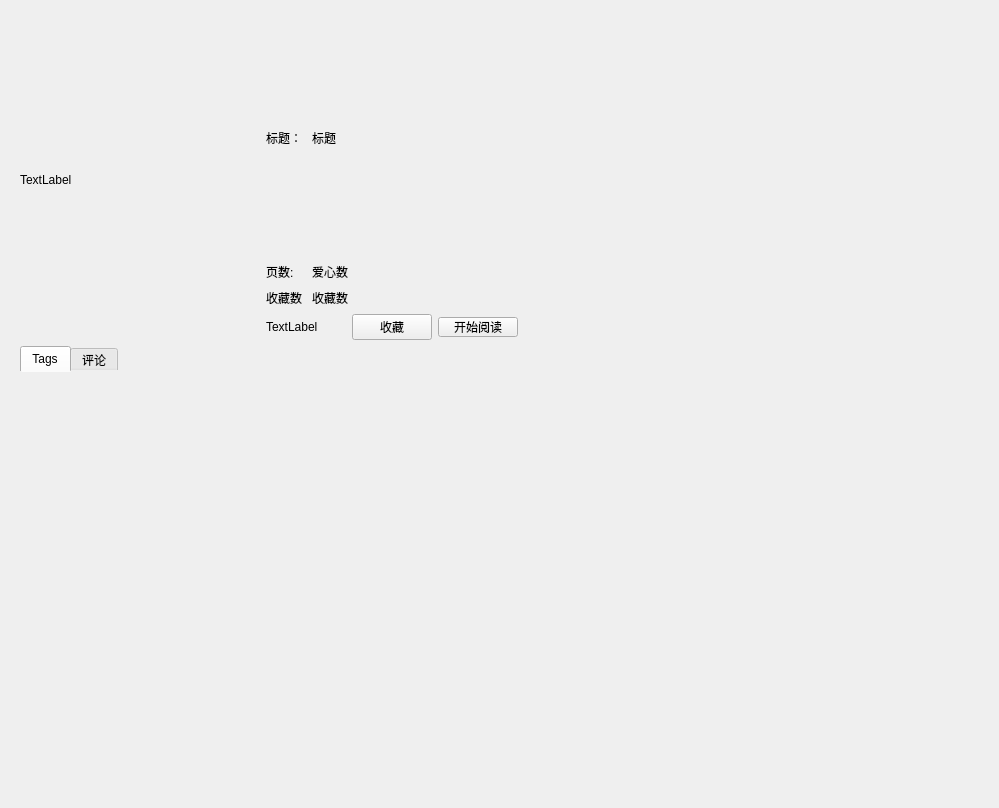
<?xml version="1.0" encoding="UTF-8"?>
<ui version="4.0">
 <class>BookInfo</class>
 <widget class="QWidget" name="BookInfo">
  <property name="geometry">
   <rect>
    <x>0</x>
    <y>0</y>
    <width>999</width>
    <height>808</height>
   </rect>
  </property>
  <property name="windowTitle">
   <string>Form</string>
  </property>
  <layout class="QGridLayout" name="gridLayout_2">
   <item row="0" column="0">
    <widget class="QStackedWidget" name="stackedWidget">
     <widget class="QWidget" name="page">
      <layout class="QGridLayout" name="gridLayout_4">
       <item row="0" column="0">
        <layout class="QGridLayout" name="gridLayout">
         <item row="0" column="0">
          <layout class="QVBoxLayout" name="verticalLayout">
           <item>
            <layout class="QGridLayout" name="gridLayout_3">
             <item row="0" column="0">
              <layout class="QHBoxLayout" name="horizontalLayout">
               <item>
                <widget class="QLabel" name="picture">
                 <property name="minimumSize">
                  <size>
                   <width>240</width>
                   <height>320</height>
                  </size>
                 </property>
                 <property name="text">
                  <string>TextLabel</string>
                 </property>
                </widget>
               </item>
               <item>
                <layout class="QVBoxLayout" name="verticalLayout_2">
                 <item>
                  <layout class="QHBoxLayout" name="horizontalLayout_3">
                   <item>
                    <widget class="QLabel" name="label">
                     <property name="maximumSize">
                      <size>
                       <width>40</width>
                       <height>16777215</height>
                      </size>
                     </property>
                     <property name="text">
                      <string>标题：</string>
                     </property>
                    </widget>
                   </item>
                   <item>
                    <widget class="QLabel" name="title">
                     <property name="text">
                      <string>标题</string>
                     </property>
                    </widget>
                   </item>
                  </layout>
                 </item>
                 <item>
                  <layout class="QHBoxLayout" name="horizontalLayout_8">
                   <item>
                    <widget class="QLabel" name="label_6">
                     <property name="maximumSize">
                      <size>
                       <width>40</width>
                       <height>20</height>
                      </size>
                     </property>
                     <property name="text">
                      <string>页数:</string>
                     </property>
                    </widget>
                   </item>
                   <item>
                    <widget class="QLabel" name="likes">
                     <property name="maximumSize">
                      <size>
                       <width>16777215</width>
                       <height>20</height>
                      </size>
                     </property>
                     <property name="text">
                      <string>爱心数</string>
                     </property>
                    </widget>
                   </item>
                  </layout>
                 </item>
                 <item>
                  <layout class="QHBoxLayout" name="horizontalLayout_9">
                   <item>
                    <widget class="QLabel" name="label_7">
                     <property name="maximumSize">
                      <size>
                       <width>40</width>
                       <height>20</height>
                      </size>
                     </property>
                     <property name="text">
                      <string>收藏数</string>
                     </property>
                    </widget>
                   </item>
                   <item>
                    <widget class="QLabel" name="views">
                     <property name="maximumSize">
                      <size>
                       <width>16777215</width>
                       <height>20</height>
                      </size>
                     </property>
                     <property name="text">
                      <string>收藏数</string>
                     </property>
                    </widget>
                   </item>
                  </layout>
                 </item>
                 <item>
                  <layout class="QHBoxLayout" name="horizontalLayout_2">
                   <item>
                    <widget class="QLabel" name="updateTick">
                     <property name="enabled">
                      <bool>true</bool>
                     </property>
                     <property name="minimumSize">
                      <size>
                       <width>80</width>
                       <height>0</height>
                      </size>
                     </property>
                     <property name="maximumSize">
                      <size>
                       <width>80</width>
                       <height>20</height>
                      </size>
                     </property>
                     <property name="text">
                      <string>TextLabel</string>
                     </property>
                    </widget>
                   </item>
                   <item>
                    <widget class="QPushButton" name="pushButton">
                     <property name="text">
                      <string>收藏</string>
                     </property>
                    </widget>
                   </item>
                   <item>
                    <widget class="QPushButton" name="startRead">
                     <property name="maximumSize">
                      <size>
                       <width>16777215</width>
                       <height>20</height>
                      </size>
                     </property>
                     <property name="text">
                      <string>开始阅读</string>
                     </property>
                    </widget>
                   </item>
                   <item>
                    <spacer name="horizontalSpacer">
                     <property name="orientation">
                      <enum>Qt::Horizontal</enum>
                     </property>
                     <property name="sizeHint" stdset="0">
                      <size>
                       <width>40</width>
                       <height>20</height>
                      </size>
                     </property>
                    </spacer>
                   </item>
                  </layout>
                 </item>
                </layout>
               </item>
              </layout>
             </item>
            </layout>
           </item>
           <item>
            <widget class="QTabWidget" name="tabWidget">
             <property name="styleSheet">
              <string notr="true">QTabWidget:pane {border-top:0px solid #e8f3f9;background:  transparent; }</string>
             </property>
             <property name="currentIndex">
              <number>0</number>
             </property>
             <widget class="QWidget" name="epsWidget">
              <attribute name="title">
               <string>Tags</string>
              </attribute>
              <layout class="QGridLayout" name="epsLayout">
               <item row="0" column="0">
                <widget class="QListWidget" name="epsListWidget">
                 <property name="styleSheet">
                  <string notr="true">QListWidget {background-color:transparent;}
QListWidget::item {
    background-color:rgb(251, 239, 243);
    color: rgb(196, 95, 125);
	border:2px solid red;
    border-radius: 10px;
	border-color:rgb(196, 95, 125);
}
/* 鼠标在按钮上时，按钮颜色 */
 QListWidget::item:hover 
{
    background-color:rgb(21, 85, 154);
    border-radius: 10px;
    color: rgb(0, 0, 0);
}</string>
                 </property>
                </widget>
               </item>
              </layout>
             </widget>
             <widget class="QWidget" name="commentWidget">
              <attribute name="title">
               <string>评论</string>
              </attribute>
              <layout class="QGridLayout" name="commentLayout">
               <item row="0" column="0">
                <widget class="QtBookList" name="listWidget">
                 <property name="styleSheet">
                  <string notr="true">QListWidget {background-color:transparent;}
QListWidget::item { border-bottom: 1px solid black; }</string>
                 </property>
                </widget>
               </item>
               <item row="1" column="0">
                <layout class="QHBoxLayout" name="horizontalLayout_4">
                 <item>
                  <widget class="QLineEdit" name="commentLine">
                   <property name="styleSheet">
                    <string notr="true">background-color:transparent;</string>
                   </property>
                  </widget>
                 </item>
                 <item>
                  <widget class="QPushButton" name="commentButton">
                   <property name="text">
                    <string>发送评论</string>
                   </property>
                  </widget>
                 </item>
                </layout>
               </item>
              </layout>
             </widget>
            </widget>
           </item>
          </layout>
         </item>
        </layout>
       </item>
      </layout>
     </widget>
    </widget>
   </item>
  </layout>
 </widget>
 <customwidgets>
  <customwidget>
   <class>QtBookList</class>
   <extends>QListWidget</extends>
   <header location="global">.qtlistwidget.h</header>
  </customwidget>
 </customwidgets>
 <resources/>
 <connections>
  <connection>
   <sender>startRead</sender>
   <signal>clicked()</signal>
   <receiver>BookInfo</receiver>
   <slot>StartRead()</slot>
   <hints>
    <hint type="sourcelabel">
     <x>511</x>
     <y>312</y>
    </hint>
    <hint type="destinationlabel">
     <x>313</x>
     <y>607</y>
    </hint>
   </hints>
  </connection>
  <connection>
   <sender>pushButton</sender>
   <signal>clicked()</signal>
   <receiver>BookInfo</receiver>
   <slot>SaveFavorite()</slot>
   <hints>
    <hint type="sourcelabel">
     <x>385</x>
     <y>299</y>
    </hint>
    <hint type="destinationlabel">
     <x>1025</x>
     <y>347</y>
    </hint>
   </hints>
  </connection>
 </connections>
 <slots>
  <slot>AddDownload()</slot>
  <slot>AddFavority()</slot>
  <slot>StartRead()</slot>
  <slot>SaveFavorite()</slot>
 </slots>
</ui>
